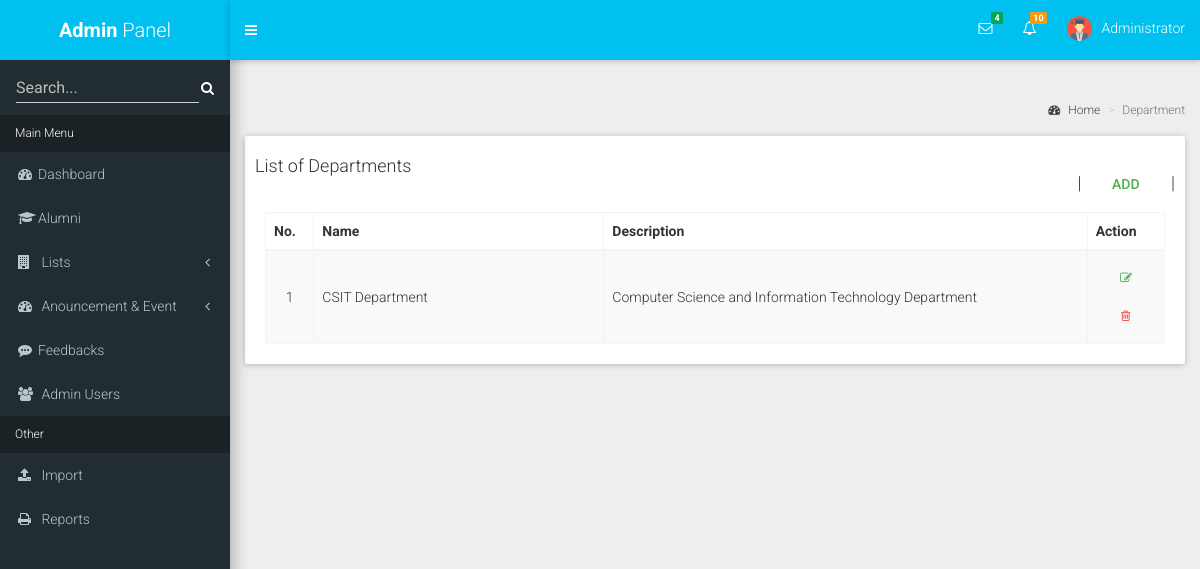
The page /admin/department.php (signed in) on the database its author committed.
### tables this page shows
CREATE TABLE `department` (
  `id` int(11) NOT NULL,
  `department` varchar(255) NOT NULL,
  `description` varchar(255) NOT NULL,
  `updated` timestamp NOT NULL DEFAULT CURRENT_TIMESTAMP ON UPDATE CURRENT_TIMESTAMP
);

### admin/department.php (the view)
<?php include "include/head.php" ?>
  <div class="content-wrapper">
    <br>
    <section class="content-header">
      <h1>&nbsp;
      </h1>
      <ol class="breadcrumb">
        <li><a href="#"><i class="fa fa-dashboard"></i> Home</a></li>
        <li class="active">Department</li>
      </ol>
    </section>
    <section class="content">
      <div class="row">
        <div class="col-xs-12">
          <div class="box">
            <div class="box-body">
            <h4>
             <span class="pull-left">List of Departments</span> <span class="pull-right">|<button class="btn btn-success">Add</button>|</span>
            </h4>
            <div class="box-body" style="padding-top: 0;">
              <table id="alumni" class="table table-bordered table-striped">
                <thead>
                <tr>
                  <th width="5%">No.</th>
                  <th width="30%">Name</th>
                  <th width="50%">Description</th>
                  <th width="8%">Action</th>
                </tr>
                </thead>
                <tbody>
                <?php
                            include ('db.php');
                            $sql = mysqli_query($con,'SELECT * FROM department');
                            while($data = mysqli_fetch_array($sql)) {
                                echo '
                                    <tr>
                                        <td align="center">'.$data['id'].'</td>
                                        <td>'.$data['department'].'</td>
                                        <td>'.$data['description'].'</td>
                                        ';
                                     echo '<td align="center">
                                       <a style="margin: 0 auto; padding:10px;" class="btn btn-success btn-sm"><i class="fa fa-pencil-square-o" aria-hidden="true"></i></a>
                                      <a style="margin: 0 auto; padding:10px;" class="btn btn-danger btn-sm"><i class="fa fa-trash-o  " aria-hidden="true"></i></a>
                                        </td>
                                    ';
                                    }
                                    echo '</tr>';
                        ?>
                </tbody>
              </table>
            </div>
          </div>
        </div>
      </div>
    </section>
  </div>
</div>
<?php include "include/foot.php" ?>

### rows shown on the page
department: id "1", department "CSIT Department", description "Computer Science and Information Technology Department"

### other values the page prints
$_SESSION['job'] "Administrator"
